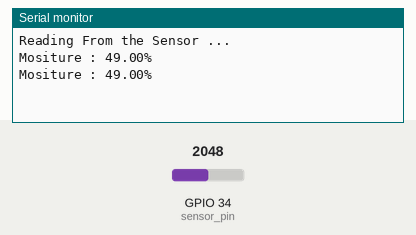
Simulated run of this sketch. Board: ESP32. On the bench: the last lines printed to the serial monitor. The inputs (shaded band) are chosen by the test bench; at power-on: GPIO 34 (sensor_pin) = 2048.

Above: at 3.2 s.
3.3 s: GPIO 34 (sensor_pin) set to 2866
At 4.6 s:
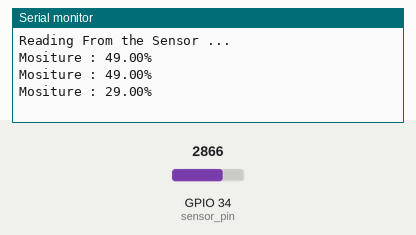
4.8 s: GPIO 34 (sensor_pin) set to 3603
At 5.6 s:
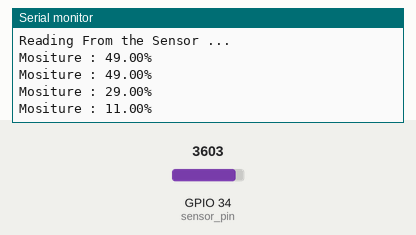
Timing chart, 0 to 7.8 s (numbered marks = the images above; inputs shaded):
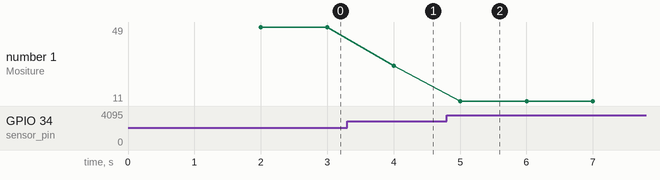

The sketch:

SoilMoisture.ino
```cpp
int sensor_pin = 34;
double output_value ;

void setup() {
  Serial.begin(9600);
  Serial.println("Reading From the Sensor ...");
  delay(2000);
  }

void loop() {

  output_value = analogRead(sensor_pin);
  output_value = map(output_value,4085,0,0,100);
  Serial.print("Mositure : ");
  Serial.print(output_value);
  Serial.println("%");
  delay(1000);
  }
```

Measured:
- after the input at 3.3 s, the serial monitor: prints a new line after 0.70 s (image 1)
- after the input at 4.8 s, the serial monitor: prints a new line after 0.20 s (image 2)
- plotted number 1: 49 → 29 after the input at 3.3 s, 29 → 11 after the input at 4.8 s
